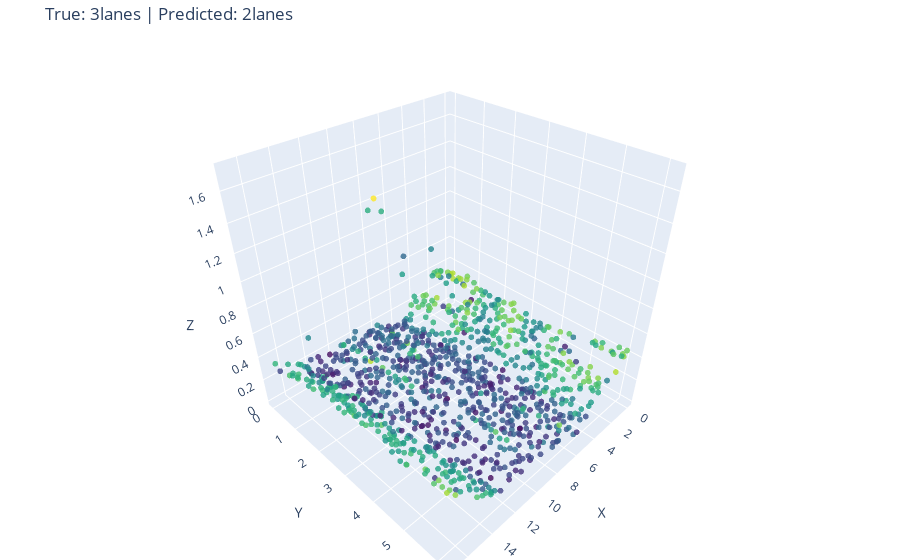

Notebook source saved alongside this figure:
### Markdown cell above
### Visualize a Prediction in 3D

### Code cell
import plotly.graph_objects as go

# Sample 3D point cloud
sample_points, true_label = test_dataset[0]
sample_points_input = sample_points.unsqueeze(0).to(device)

# Predict
model.eval()
with torch.no_grad():
    pred = torch.argmax(model(sample_points_input)).item()

# Plot
fig = go.Figure(data=[go.Scatter3d(
    x=sample_points[:, 0],  # local x
    y=sample_points[:, 1],  # local y
    z=sample_points[:, 2],  # local z
    mode='markers',
    marker=dict(
        size=2,
        color=sample_points[:, 9],  # color by intensity
        colorscale='Viridis',
        opacity=0.8
    )
)])
fig.update_layout(
    title=f"True: {target_names[true_label]} | Predicted: {target_names[pred]}",
    scene=dict(xaxis_title='X', yaxis_title='Y', zaxis_title='Z'),
    margin=dict(l=0, r=0, b=0, t=40)
)
fig.show()

### Figure 1 — Plotly figure (JSON) as saved in the notebook; plotly's stock layout.template omitted (floating-point values rounded to 4 significant figures; data arrays with more than 128 entries replaced by an {"elided": "..."} marker saying what was removed)
{"data": [{"marker": {"color": {"elided": "1024 float values"}, "colorscale": [[0, "#440154"], [0.1111, "#482878"], [0.2222, "#3e4989"], [0.3333, "#31688e"], [0.4444, "#26828e"], [0.5556, "#1f9e89"], [0.6667, "#35b779"], [0.7778, "#6ece58"], [0.8889, "#b5de2b"], [1, "#fde725"]], "opacity": 0.8, "size": 2}, "mode": "markers", "type": "scatter3d", "x": {"elided": "1024 float values"}, "y": {"elided": "1024 float values"}, "z": {"elided": "1024 float values"}}], "layout": {"margin": {"b": 0, "l": 0, "r": 0, "t": 40}, "scene": {"xaxis": {"title": {"text": "X"}}, "yaxis": {"title": {"text": "Y"}}, "zaxis": {"title": {"text": "Z"}}}, "title": {"text": "True: 3lanes | Predicted: 2lanes"}}}
